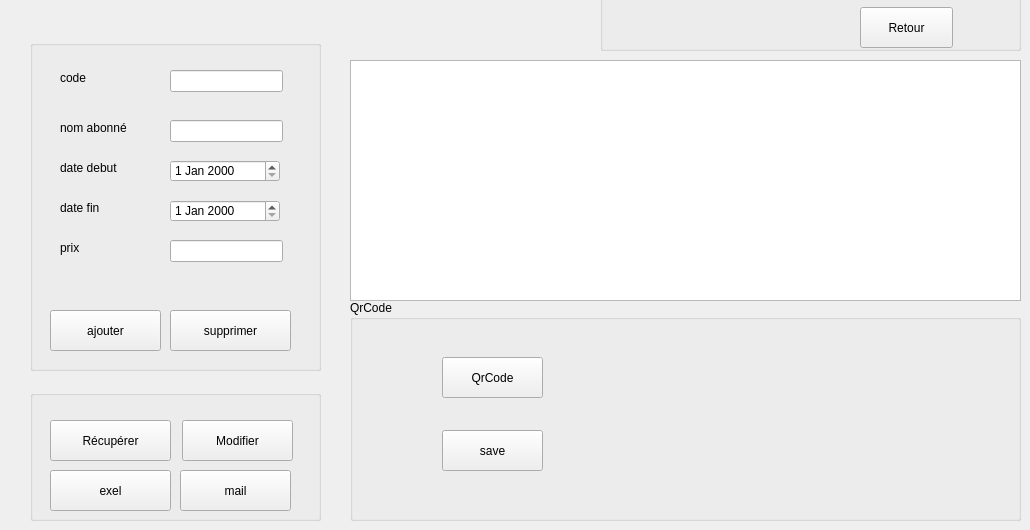
    <widget class="QWidget" name="tab_4">
     <attribute name="title">
      <string>gestion abonnement</string>
     </attribute>
     <widget class="QTableView" name="table_abonnement_2">
      <property name="geometry">
       <rect>
        <x>350</x>
        <y>60</y>
        <width>671</width>
        <height>241</height>
       </rect>
      </property>
     </widget>
     <widget class="QLabel" name="label_erreur3">
      <property name="geometry">
       <rect>
        <x>40</x>
        <y>280</y>
        <width>231</width>
        <height>41</height>
       </rect>
      </property>
      <property name="text">
       <string/>
      </property>
     </widget>
     <widget class="QGroupBox" name="groupBox_2">
      <property name="geometry">
       <rect>
        <x>30</x>
        <y>40</y>
        <width>291</width>
        <height>331</height>
       </rect>
      </property>
      <property name="title">
       <string/>
      </property>
      <widget class="QLabel" name="label_37">
       <property name="geometry">
        <rect>
         <x>30</x>
         <y>160</y>
         <width>81</width>
         <height>16</height>
        </rect>
       </property>
       <property name="text">
        <string>date fin</string>
       </property>
      </widget>
      <widget class="QLabel" name="label_38">
       <property name="geometry">
        <rect>
         <x>30</x>
         <y>200</y>
         <width>55</width>
         <height>16</height>
        </rect>
       </property>
       <property name="text">
        <string>prix</string>
       </property>
      </widget>
      <widget class="QLabel" name="label_35">
       <property name="geometry">
        <rect>
         <x>30</x>
         <y>80</y>
         <width>91</width>
         <height>16</height>
        </rect>
       </property>
       <property name="text">
        <string>nom abonné</string>
       </property>
      </widget>
      <widget class="QLineEdit" name="code_2">
       <property name="geometry">
        <rect>
         <x>140</x>
         <y>30</y>
         <width>113</width>
         <height>22</height>
        </rect>
       </property>
      </widget>
      <widget class="QLineEdit" name="prix1_2">
       <property name="geometry">
        <rect>
         <x>140</x>
         <y>200</y>
         <width>113</width>
         <height>22</height>
        </rect>
       </property>
      </widget>
      <widget class="QLabel" name="label_34">
       <property name="geometry">
        <rect>
         <x>30</x>
         <y>30</y>
         <width>55</width>
         <height>16</height>
        </rect>
       </property>
       <property name="text">
        <string>code</string>
       </property>
      </widget>
      <widget class="QLabel" name="label_36">
       <property name="geometry">
        <rect>
         <x>30</x>
         <y>120</y>
         <width>91</width>
         <height>16</height>
        </rect>
       </property>
       <property name="text">
        <string>date debut</string>
       </property>
      </widget>
      <widget class="QLineEdit" name="nomC_2">
       <property name="geometry">
        <rect>
         <x>140</x>
         <y>80</y>
         <width>113</width>
         <height>22</height>
        </rect>
       </property>
      </widget>
      <widget class="QDateEdit" name="dateD_2">
       <property name="geometry">
        <rect>
         <x>140</x>
         <y>120</y>
         <width>110</width>
         <height>22</height>
        </rect>
       </property>
      </widget>
      <widget class="QDateEdit" name="dateF_2">
       <property name="geometry">
        <rect>
         <x>140</x>
         <y>160</y>
         <width>110</width>
         <height>22</height>
        </rect>
       </property>
      </widget>
      <widget class="QPushButton" name="supprimerAbonnement_2">
       <property name="geometry">
        <rect>
         <x>140</x>
         <y>270</y>
         <width>121</width>
         <height>41</height>
        </rect>
       </property>
       <property name="styleSheet">
        <string notr="true"/>
       </property>
       <property name="text">
        <string>supprimer</string>
       </property>
      </widget>
      <widget class="QPushButton" name="pushButton_ajouterAbonnement_2">
       <property name="geometry">
        <rect>
         <x>20</x>
         <y>270</y>
         <width>111</width>
         <height>41</height>
        </rect>
       </property>
       <property name="styleSheet">
        <string notr="true"/>
       </property>
       <property name="text">
        <string>ajouter</string>
       </property>
      </widget>
     </widget>
     <widget class="QGroupBox" name="groupBox_3">
      <property name="geometry">
       <rect>
        <x>30</x>
        <y>390</y>
        <width>291</width>
        <height>131</height>
       </rect>
      </property>
      <property name="title">
       <string/>
      </property>
      <widget class="QPushButton" name="modifierAbonnement_2">
       <property name="geometry">
        <rect>
         <x>20</x>
         <y>30</y>
         <width>121</width>
         <height>41</height>
        </rect>
       </property>
       <property name="text">
        <string>Récupérer</string>
       </property>
      </widget>
      <widget class="QPushButton" name="validerModification_2">
       <property name="geometry">
        <rect>
         <x>152</x>
         <y>30</y>
         <width>111</width>
         <height>41</height>
        </rect>
       </property>
       <property name="text">
        <string>Modifier</string>
       </property>
      </widget>
      <widget class="QPushButton" name="pushButton_pdf_2">
       <property name="geometry">
        <rect>
         <x>20</x>
         <y>80</y>
         <width>121</width>
         <height>41</height>
        </rect>
       </property>
       <property name="text">
        <string>exel</string>
       </property>
      </widget>
      <widget class="QPushButton" name="pushButton_mail">
       <property name="geometry">
        <rect>
         <x>150</x>
         <y>80</y>
         <width>111</width>
         <height>41</height>
        </rect>
       </property>
       <property name="text">
        <string>mail</string>
       </property>
      </widget>
     </widget>
     <widget class="QGroupBox" name="groupBox_4">
      <property name="geometry">
       <rect>
        <x>350</x>
        <y>300</y>
        <width>671</width>
        <height>221</height>
       </rect>
      </property>
      <property name="title">
       <string>QrCode</string>
      </property>
      <widget class="QPushButton" name="pushButton_QrCode">
       <property name="geometry">
        <rect>
         <x>92</x>
         <y>57</y>
         <width>101</width>
         <height>41</height>
        </rect>
       </property>
       <property name="text">
        <string>QrCode</string>
       </property>
      </widget>
      <widget class="QPushButton" name="pushButton_save">
       <property name="geometry">
        <rect>
         <x>92</x>
         <y>130</y>
         <width>101</width>
         <height>41</height>
        </rect>
       </property>
       <property name="text">
        <string>save</string>
       </property>
      </widget>
      <widget class="QLabel" name="QrCode">
       <property name="geometry">
        <rect>
         <x>320</x>
         <y>20</y>
         <width>211</width>
         <height>191</height>
        </rect>
       </property>
       <property name="styleSheet">
        <string notr="true">border-color: rgb(0, 0, 0);</string>
       </property>
       <property name="text">
        <string/>
       </property>
      </widget>
     </widget>
     <widget class="QGroupBox" name="groupBox_7">
      <property name="geometry">
       <rect>
        <x>600</x>
        <y>-10</y>
        <width>421</width>
        <height>61</height>
       </rect>
      </property>
      <property name="title">
       <string/>
      </property>
      <widget class="QPushButton" name="pushButton">
       <property name="geometry">
        <rect>
         <x>260</x>
         <y>17</y>
         <width>93</width>
         <height>41</height>
        </rect>
       </property>
       <property name="text">
        <string>Retour</string>
       </property>
      </widget>
     </widget>
    </widget>
